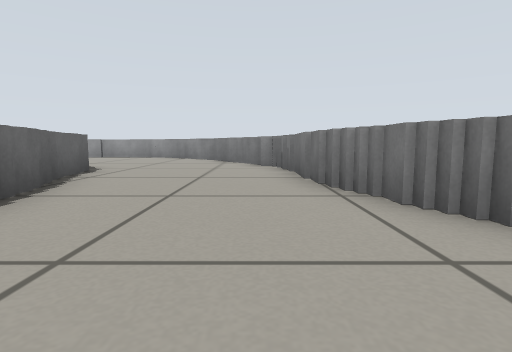
[1] (above)

19 first-person views from a walk through a world built for the Gazebo simulator. The camera is 0.3 m above the floor, tilts 6° down and sees 80° across. The floor is counted in squares, 0.5 m on a side. Each view is taken from the middle of a square. On the plan, view 1 faces up. The plan holds only what a view shows up to about 9 squares ahead; the rest is blank.

[2]
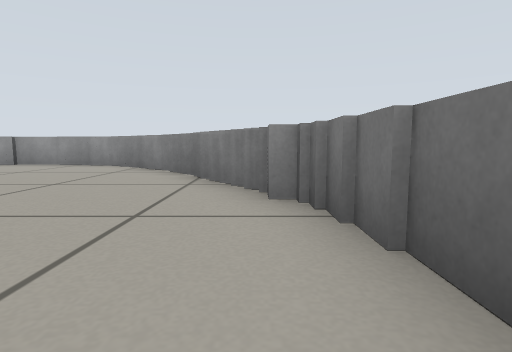

[3]
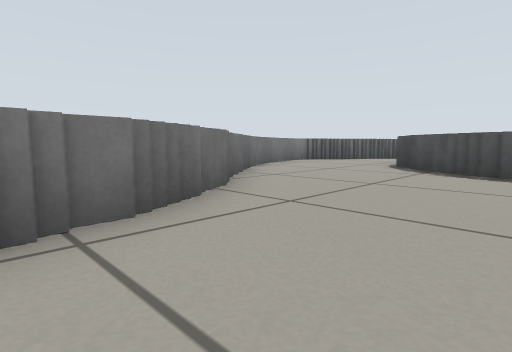

[4]
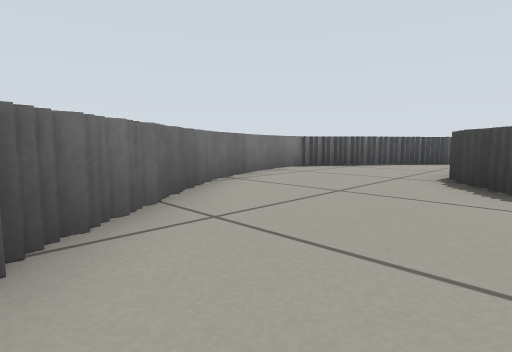

[5]
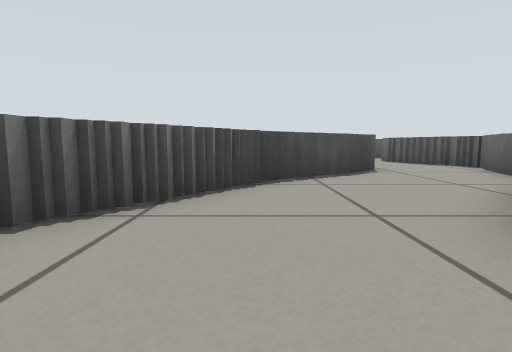

[6]
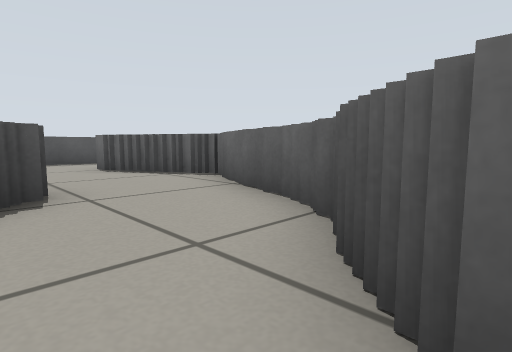

[7]
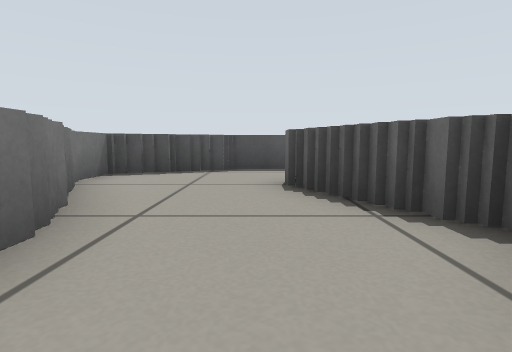

[8]
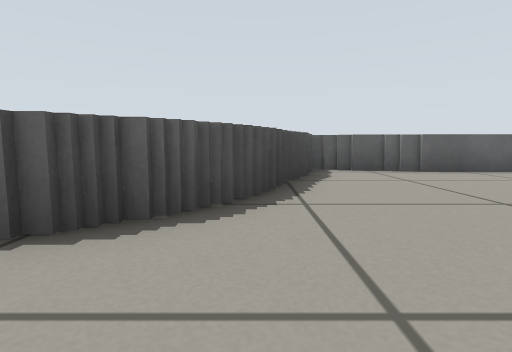

[9]
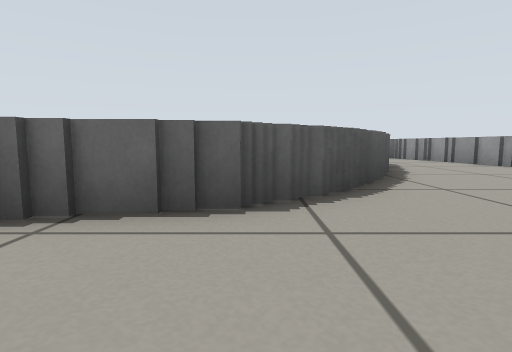

[10]
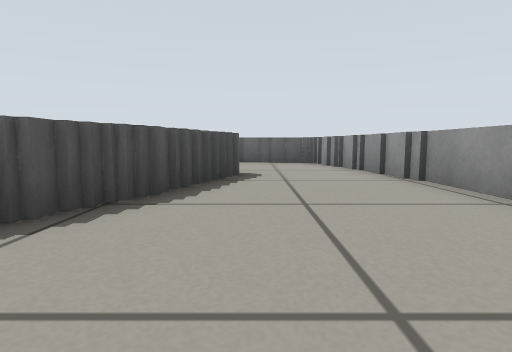

[11]
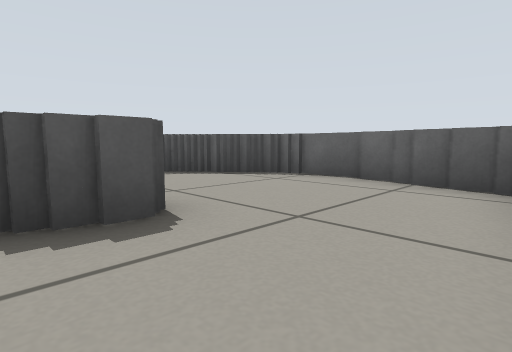

[12]
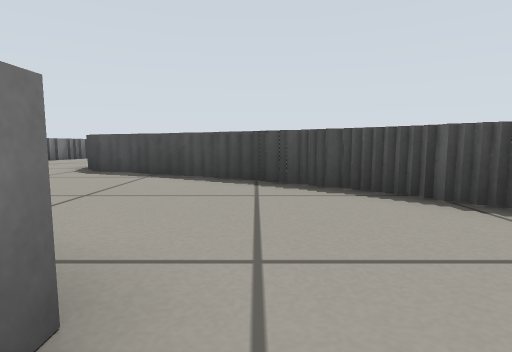

[13]
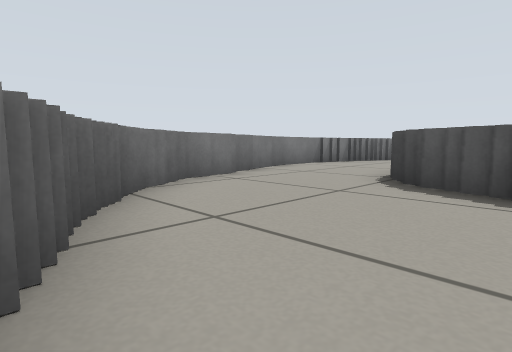

[14]
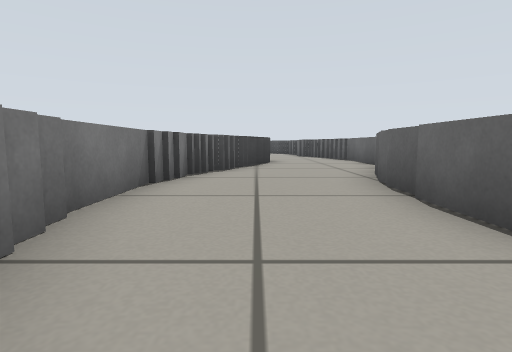

[15]
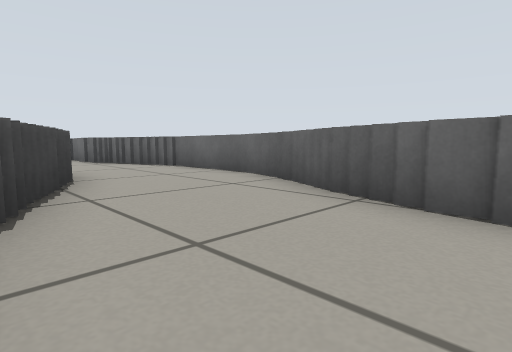

[16]
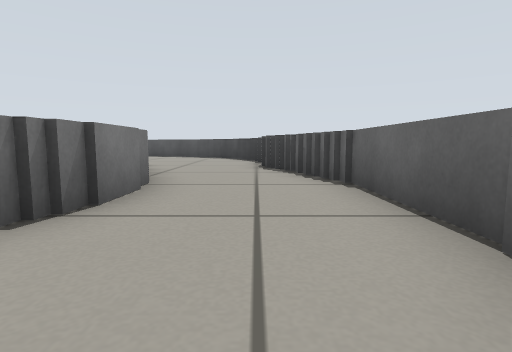

[17]
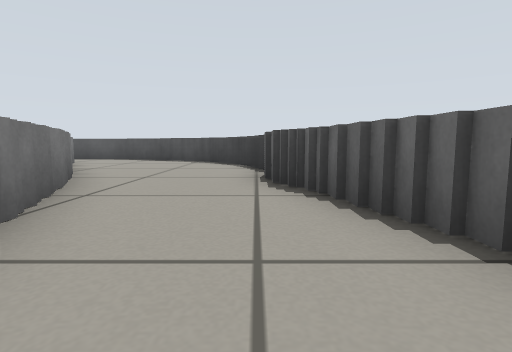

[18]
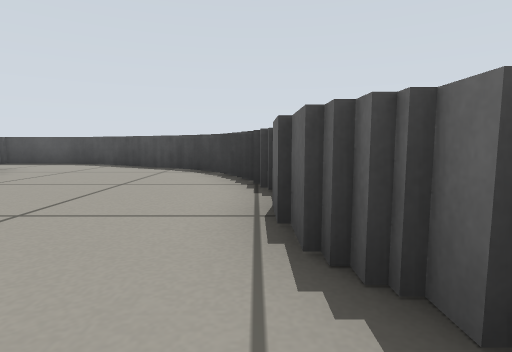

[19]
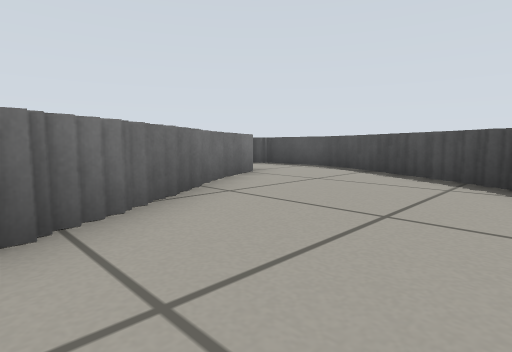

### Floor plan
Key: @ floor where view 1 was taken; # wall or solid block; . floor.
Columns run from 14 left of view 1 to 6 right of it. Each row starts with its distance up from view 1.
 14   ##########
 13 ###........##
 12 #...........##
 11 #............#
 10 #...###......##
  9 #.....###.....##
  8 ##......##.....#
  7  ##......##....#
  6   ##......#....#
  5    ###....#....#
  4      ###..##...##
  3        #...#....#
  2        #...#....##
  1        #...#.....##
  0       ##...#..@...#
 -1       #...##......##
 -2      ##...###......##
 -3      #....# ####....#
 -4      #...##    ##...#
 -5      #...#      #...#
 -6      #...#       ...#
 -7      #...#    ##...##
 -8      ##..##  ##....#
 -9       #...#  #....##
-10       #...####..###
-11       ##...##...#
-12        #...##...#
-13        #....##..##
-14        #.....#...#
-15        ##....#...#
-16         ###......#
-17           ########

Positions as (right, up) in squares from view 1, and headings:
1: (0, 0), facing up
2: (0, 5), facing up
3: (-1, 4), facing down-right
4: (1, 1), facing down-right
5: (4, -4), facing down
6: (2, -7), facing down-left
7: (0, -10), facing down
8: (4, -3), facing left
9: (-1, 7), facing left
10: (-4, 11), facing left
11: (-9, 13), facing down-left
12: (-11, 11), facing down
13: (-9, 9), facing down-right
14: (-5, 5), facing down
15: (-4, 1), facing down-left
16: (-7, -2), facing down
17: (-7, -5), facing down
18: (-7, -8), facing down
19: (-6, -10), facing down-right
